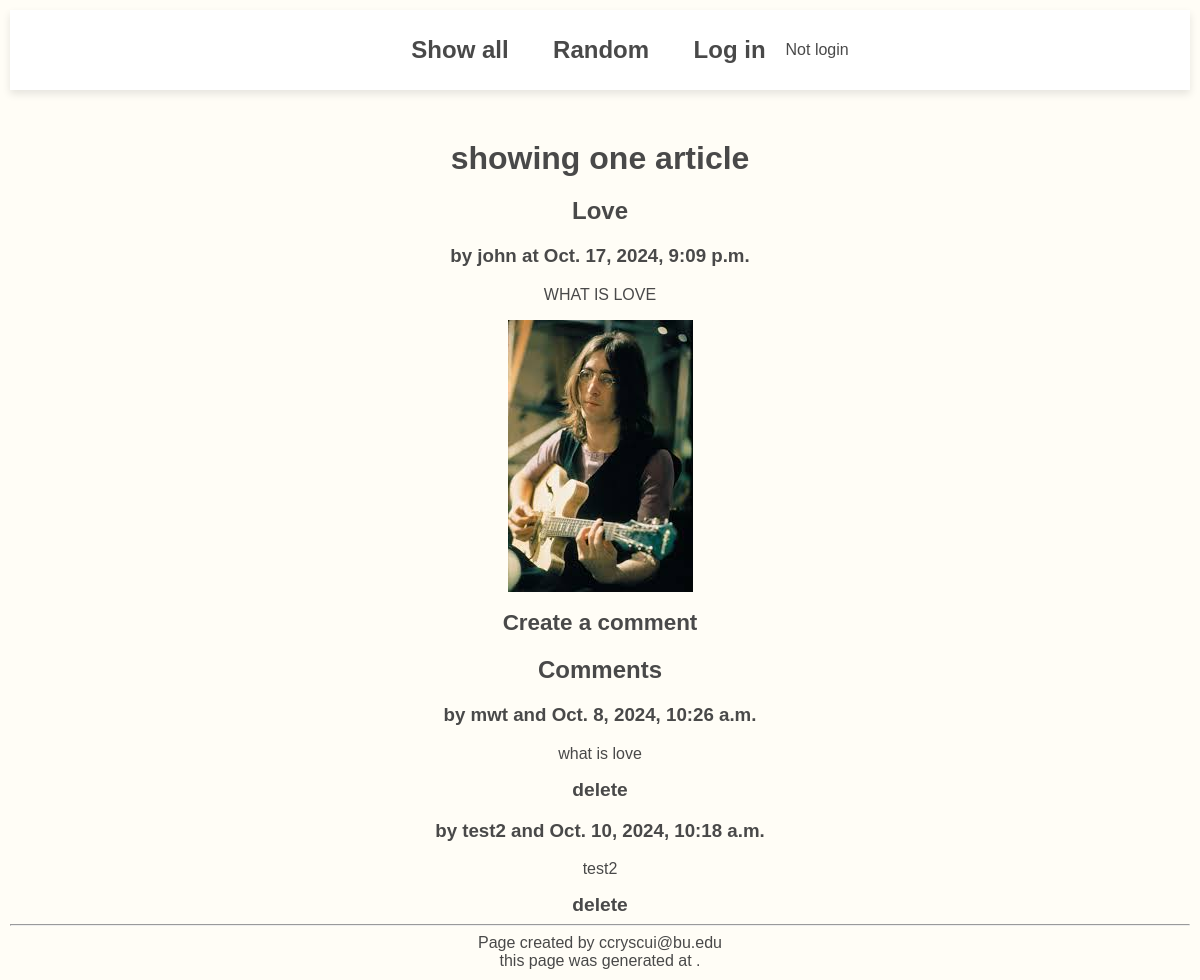
Screenshot of /blog/article/2 with the database file from the repository.
### blog/models.py (models this page shows, shortened)
class Article(models.Model):
    user = models.ForeignKey(User, on_delete=models.CASCADE)
    title = models.TextField(blank=False)
    author = models.TextField(blank=False)
    text = models.TextField(blank=False)
    published = models.DateTimeField(auto_now=True)
    image_file = models.ImageField(blank=True) # an actual image
    def get_comments(self):
        comments = Comment.objects.filter(article=self)
        return comments

class Comment(models.Model):
    article = models.ForeignKey("Article", on_delete=models.CASCADE) ### IMPORTANT
    author = models.TextField(blank=False)
    text = models.TextField(blank=False)
    published = models.DateTimeField(auto_now=True)

### blog/views.py (the view)
# urls.py: path(r'article/<int:pk>', views.ArticleView.as_view(), name="article"),
class ArticleView(DetailView):
    model = Article
    template_name = "blog/article.html"
    context_object_name = "article" #note the singular name

### blog/templates/blog/article.html
 {% extends 'blog/base.html' %}
 {% block content %}
 <h1>showing one article</h1>
  <div>
    <article>
      <div>
          <h2>{{article.title}}</h2>
          <h3>by {{article.author}} at {{article.published}}</h3>
          <p>
              {{article.text}}
          </p>
          <img src="{{article.image_file.url}}" alt="img">
          <h3><a href="{% url 'create_comment' article.pk %}">Create a comment</a></h3>
      </div>
    </article>
    <div>
      <h2>Comments</h2>
      {% if article.get_comments %}
      {% for c in article.get_comments %}
      <div>
        <h3>by {{c.author}} and {{c.published}}</h3>
        <p>{{c.text}}</p>
        <a href="{% url 'delete_comment' c.pk %}">delete</a>
      </div>
      {% endfor %}
      {% else %}
      <div>
        no comments
      </div>
      {% endif %}
    </div>
  </div>
  {% endblock %}

### static/styles.css (style rules this page uses)
body { background-color: #fffdf6; color: #494949; font-family: Arial, sans-serif; margin: 10px; padding: 0; text-align: center; }
h1 { margin: 50px; margin-bottom: 20px; }
p { font-size:medium; }
a { text-decoration: none; color: #494949; font-size:larger; font-weight: bold; transition: color 0.3s ease; }

### rows the page displays
Article: title "Love", author "john", published "Oct. 17, 2024, 9:09 p.m.", text "WHAT IS LOVE", image_file (picture)
Comment: author "mwt", published "Oct. 8, 2024, 10:26 a.m.", text "what is love"
Comment: author "test2", published "Oct. 10, 2024, 10:18 a.m.", text "test2"
